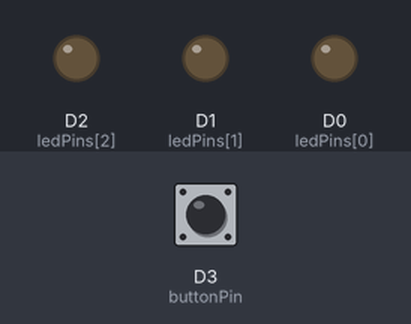
A sketch run on a simulated ESP8266 (NodeMCU). Parts: output pins drawn as LEDs (lit = HIGH). Inputs (shaded band) come from the test bench; at power-on: D3 (buttonPin) HIGH.

Above: at 1.2 s.
1.3 s: D3 (buttonPin) pulled LOW for 1 s
At 3.0 s:
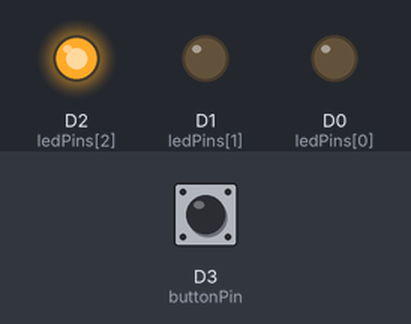
3.8 s: D3 (buttonPin) pulled LOW for 0.15 s
At 4.3 s:
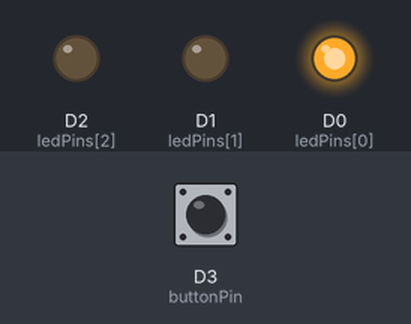
5.4 s: D3 (buttonPin) pulled LOW for 3.2 s
At 9.0 s:
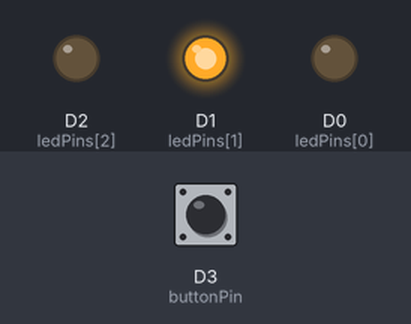
Timing chart, 0 to 10.5 s (numbered marks = the images above; inputs shaded):
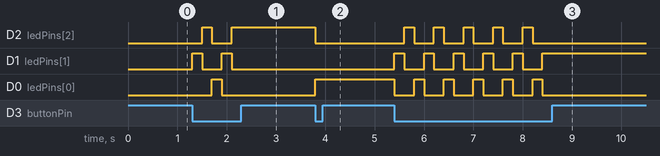

The sketch:

Lab1Task3.ino
```cpp
// Светодиоды подключенные к пинам D0, D1, D2 загораются по очереди. Смена очереди происходит при нажатии на кнопку подключенную к пину D3 (Модель светофора)
const int ledPins[] = {D0, D1, D2};
const int buttonPin = D3;
int currentLED = 0;

void setup() {
  for (int i = 0; i < 3; i++) {
    pinMode(ledPins[i], OUTPUT);
  }
  pinMode(buttonPin, INPUT_PULLUP);
}

void loop() {
  if (digitalRead(buttonPin) == LOW) {
    digitalWrite(ledPins[currentLED], LOW);
    currentLED = (currentLED + 1) % 3;
    digitalWrite(ledPins[currentLED], HIGH);
    delay(200);
  }
}
```

Measured:
- after the input at 1.3 s, D2 (ledPins[2]): LOW → HIGH after 0.20 s, → LOW 0.20 s later, → HIGH 0.40 s later; D1 (ledPins[1]): alternates HIGH for 0.20 s and LOW for 0.40 s, 4 changes in all, then stays LOW, starting at once; D0 (ledPins[0]): LOW → HIGH after 0.40 s, → LOW 0.20 s later
- after the input at 3.8 s, D2 (ledPins[2]): HIGH → LOW at once; D0 (ledPins[0]): LOW → HIGH at once
- after the input at 5.4 s, D2 (ledPins[2]): alternates HIGH for 0.20 s and LOW for 0.40 s, 10 changes in all, then stays LOW, starting after 0.20 s; D1 (ledPins[1]): alternates HIGH for 0.20 s and LOW for 0.40 s, 11 changes in all, then stays HIGH, starting at once
